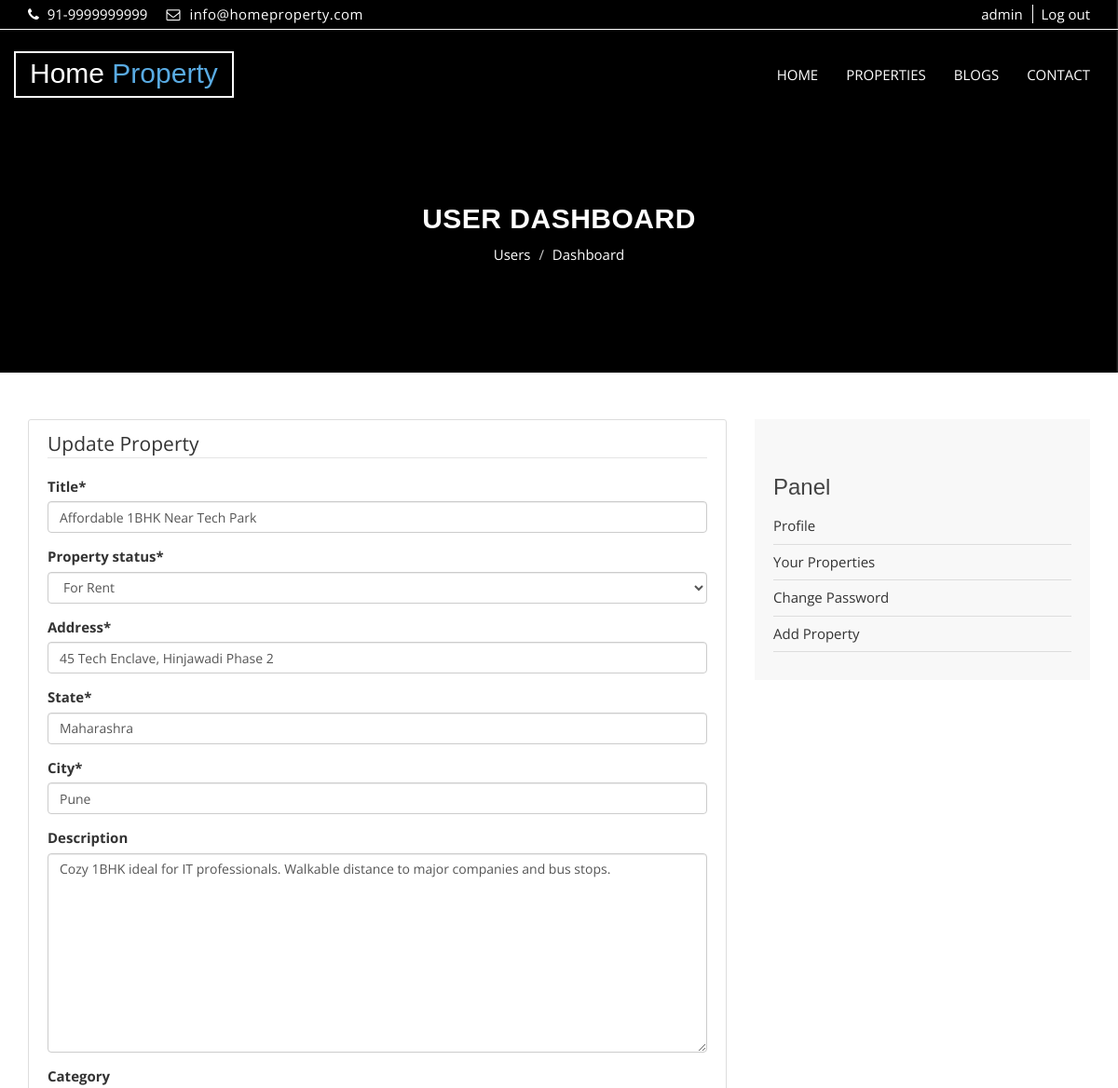
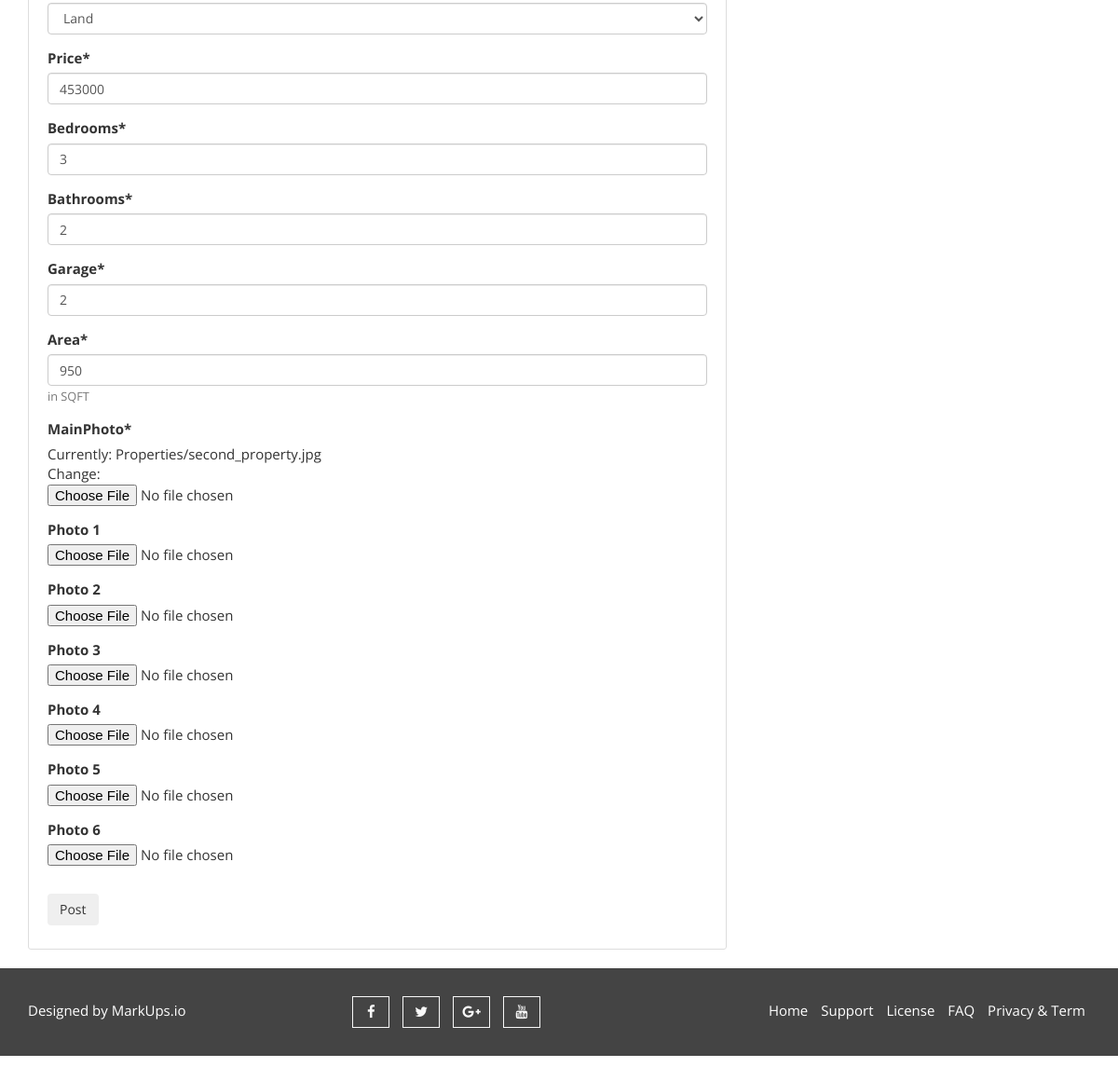
The page /accounts/property/22/update/ (signed in) on the database its author committed (2 pictures, top to bottom).
### property/models.py (models this page shows, shortened)
class Property(models.Model):
    property_choices = [
        ('FS', 'For Sale'),
        ('FR', 'For Rent'),
        ('SL', 'Sold Out')
    ]
    STATUS = [
        ('Nor', 'Normal'),
        ('Exc', 'Exclusive')
    ]
    status = models.CharField(max_length=3, choices=STATUS, default='Nor')
    author = models.ForeignKey(User, on_delete=models.CASCADE, null = True)
    title = models.CharField(max_length=255, verbose_name = "Title")
    property_status = models.CharField(max_length = 2, choices = property_choices, verbose_name = "Property status")
    address = models.CharField(max_length=255, verbose_name = "Address")
    state = models.CharField(max_length=255, verbose_name = "State")
    city = models.CharField(max_length=255, verbose_name = "City")
    description = models.TextField(blank = True, verbose_name = 'Description')
    category = models.ForeignKey("Category", related_name = "property", verbose_name = "Category", on_delete = models.CASCADE, blank = True, null=True)
    price = models.PositiveIntegerField(verbose_name = 'Price')
    bedrooms = models.PositiveIntegerField(verbose_name = 'Bedrooms', default = 0)
    bathrooms = models.PositiveIntegerField(verbose_name = 'Bathrooms', default = 0)
    garage = models.PositiveIntegerField(default = 0, verbose_name = 'Garage')
    sqft = models.PositiveIntegerField(verbose_name = "Area", help_text = 'in SQFT')
    MainPhoto = models.ImageField(upload_to = "Properties/")
    photo_1 = models.ImageField(upload_to = "Properties/", blank = True, null = True)
    photo_2 = models.ImageField(upload_to = "Properties/", blank = True, null = True)
    photo_3 = models.ImageField(upload_to = "Properties/", blank = True, null = True)
    photo_4 = models.ImageField(upload_to = "Properties/", blank = True, null = True)
    photo_5 = models.ImageField(upload_to = "Properties/", blank = True, null = True)
    photo_6 = models.ImageField(upload_to = "Properties/", blank = True, null = True)
    views = models.IntegerField(default = 0)
    pub_date = models.DateTimeField(auto_now_add = True)
    update_date = models.DateTimeField(auto_now = True, auto_now_add = False)
    class Meta:
        ordering = ('-pub_date',)
        verbose_name = 'Property'
        verbose_name_plural = 'Properties'

class Category(models.Model):
    title = models.CharField(verbose_name = "Title", max_length = 50)
    slug = models.SlugField(verbose_name = "Slug")
    class Meta:
        verbose_name_plural = "Categories"
    def __str__(self):
        return self.title

### users/views.py (the view, shortened to what this page needs)
# urls.py: path("property/<int:pk>/update/", views.PropertyUpdateView.as_view(), name = "update-property"),
class PropertyUpdateView(LoginRequiredMixin, SuccessMessageMixin, UserPassesTestMixin, UpdateView):
    model = Property
    template_name = "users/property-create-update.html"
    fields = FIELDS
    success_message = "Your property has been updated successfully."
    def test_func(self):
        property = self.get_object()
        if self.request.user == property.author:
            return True
        return False

### blog/context_processors.py (called while the page is built)
def blog_context(request):
    categories = Category.objects.all().annotate(num_blogs=Count("blog"))
    tags = Tag.objects.all()
    recent_posts = Blog.objects.order_by("-pub_date")[:3]
    return {"categories": categories, "tags": tags, "recent_posts": recent_posts}

### property/context_processors.py (called while the page is built, shortened)
def global_context(request):
    return {}

### users/templates/users/property-create-update.html (shortened to what this page needs)
{%extends 'base.html' %}
{%load static %}
{%load crispy_forms_tags %}
{%block content %}
    <section id="aa-property-header">
    <div class="container">
        <div class="row">
        <div class="col-md-12">
            <div class="aa-property-header-inner">
            <h2>User Dashboard</h2>
            <ol class="breadcrumb">
            <li><a href="#">Users</a></li>
            <li class="active">Dashboard</li>
            </ol>
            </div>
        </div>
        </div>
    </div>
    </section>
    <section id="aa-blog">
        <div class="container">
            <div class="row">
                <div class="col-md-12">
                    <div class="aa-blog-area">
                        <div class="row">
                            <div class="col-md-8">
                                <div class="content-section">
                                    <form method="POST" enctype="multipart/form-data">
                                        <fieldset class="form-group">
                                        {% if request.resolver_match.url_name == "create-property" %}
                                            <legend class="border-bottom mb-4">New Property</legend>
                                        {%else%}
                                            <legend class="border-bottom mb-4">Update Property</legend>
                                        {%endif%}
                                            {{ form|crispy }}
                                        </fieldset>
                                        <div class="form-group">
                                            <button class="btn btn-outline-info" type="submit">Post</button>
                                        </div>
                                    </form>
                                </div>
                            </div>
                            {%include 'users/profile-sidebar.html'%}
                        </div>
                    </div>
                </div>
            </div>
        </div>
{%endblock content%}

### templates/base.html (shortened to what this page needs)
{% load static %}
{%load humanize%}
<!DOCTYPE html>
<html lang="en">
  <head>
    <link href="{% static 'css/font-awesome.css' %}" rel="stylesheet">
    <link href="{% static 'css/bootstrap.css'%}" rel="stylesheet">
    <link rel="stylesheet" type="text/css" href="{% static 'css/slick.css' %}">
    <link rel="stylesheet" type="text/css" href="{% static 'css/nouislider.css' %}">
    <link rel="stylesheet" href="{% static 'css/jquery.fancybox.css' %}" type="text/css" media="screen" />
    <link id="switcher" href="{% static 'css/theme-color/default-theme.css' %}" rel="stylesheet">
    <link href="{% static 'css/style.css' %}" rel="stylesheet">
  </head>
  <body class="aa-price-range">
  <header id="aa-header">
    <div class="container">
      <div class="row">
        <div class="col-md-12">
          <div class="aa-header-area">
            <div class="row">
              <div class="col-md-6 col-sm-6 col-xs-6">
                <div class="aa-header-left">
                  <div class="aa-telephone-no">
                    <span class="fa fa-phone"></span>
                   91-9999999999
                  </div>
                  <div class="aa-email hidden-xs">
                    <span class="fa fa-envelope-o"></span> info@homeproperty.com
                  </div>
                </div>
              </div>
              <div class="col-md-6 col-sm-6 col-xs-6">
                <div class="aa-header-right">
                {%if user.is_authenticated%}
                  <a href="{%url 'users:profile' user.username%}" class="aa-register">{{user.get_username}}</a>
                  <a href="{%url 'users:logout'%}" class="aa-login">Log out</a>
                {%else%}
                  <a href="{%url 'users:register'%}" class="aa-register">Register</a>
                  <a href="{%url 'users:login'%}" class="aa-login">Login</a>
                {%endif%}
                </div>
              </div>
            </div>
          </div>
        </div>
      </div>
    </div>
  </header>
  <section id="aa-menu-area">
    <nav class="navbar navbar-default main-navbar" role="navigation">
      <div class="container">
        <div class="navbar-header">
           <a class="navbar-brand aa-logo" href="{% url 'property:Home-Page' %}"> Home <span>Property</span></a>
        </div>
        <div id="navbar" class="navbar-collapse collapse">
          <ul id="top-menu" class="nav navbar-nav navbar-right aa-main-nav">
            <li class="{% if request.resolver_match.url_name == "property:Home-Page" %}active{% endif %}"><a href="{% url 'property:Home-Page' %}">HOME</a></li>
            <li class="{% if request.resolver_match.url_name == "property:Properties-List" %}active{% endif %}"><a href="{% url 'property:Properties-List'%}">PROPERTIES</a></li>
            <li class="{% if request.resolver_match.url_name == "blog:Blogs-List" %}active{% endif %}"><a href="{% url 'blog:Blogs-List' %}">BLOGS</a></li>
            <li class="{% if request.resolver_match.url_name == "contact" %}active{% endif %}"><a href="{%url 'contact'%}">CONTACT</a></li>
          </ul>
        </div>
      </div>
    </nav>
  </section>
  {% block content %}
  {% endblock %}
  <footer id="aa-footer">
    <div class="container">
      <div class="row">
        <div class="col-md-12">
        <div class="aa-footer-area">
          <div class="row">
            <div class="col-md-3 col-sm-6 col-xs-12">
              <div class="aa-footer-left">
               <p>Designed by <a rel="nofollow" href="http://www.markups.io/">MarkUps.io</a></p>
              </div>
            </div>
            <div class="col-md-3 col-sm-6 col-xs-12">
              <div class="aa-footer-middle">
                <a href="#"><i class="fa fa-facebook"></i></a>
                <a href="#"><i class="fa fa-twitter"></i></a>
                <a href="#"><i class="fa fa-google-plus"></i></a>
                <a href="#"><i class="fa fa-youtube"></i></a>
              </div>
            </div>
            <div class="col-md-6 col-sm-12 col-xs-12">
              <div class="aa-footer-right">
                <a href="{% url 'property:Home-Page' %}">Home</a>
                <a href="#">Support</a>
                <a href="#">License</a>
                <a href="#">FAQ</a>
                <a href="#">Privacy & Term</a>
              </div>
            </div>
          </div>
        </div>
      </div>
      </div>
    </div>
  </footer>
  </body>
</html>

### static/css/theme-color/default-theme.css (style rules this page uses)
h2 { color: #59abe3; }
#aa-menu-area .main-navbar .navbar-header .aa-logo span { color: #59abe3; }
#aa-property-header .aa-property-header-inner .breadcrumb li.active { color: #59abe3; }

### rows shown on the page
Property: title "Affordable 1BHK Near Tech Park", property_status "For Rent", address "45 Tech Enclave, Hinjawadi Phase 2", state "Maharashra", city "Pune", description "Cozy 1BHK ideal for IT professionals. Walkable distance to major companies and bus stops.", category "Land", price "453000", bedrooms "3", bathrooms "2", garage "2", sqft "950"

### other values the page prints
{{ user.get_username }} "admin"
